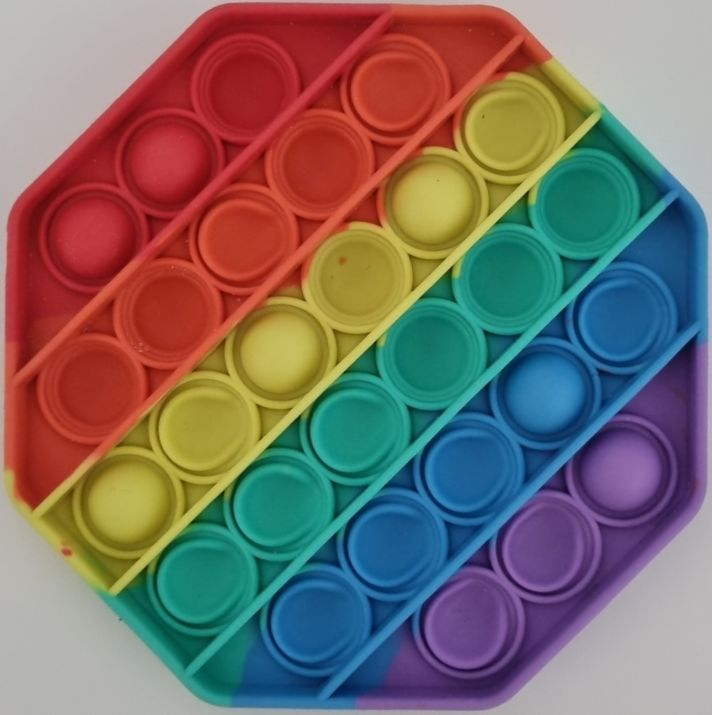
#> input picture pop_resize_027.jpg, 712 x 715 px
$ python test22.py
#> lines starting #> are read from the running program, lines starting #| are printed output that depends on the picture; after the words box and inside, x2 and y2 are one past the last pixel; in counts of white or black regions, pixels touching at a corner belong together
# -*- coding: utf-8 -*-
"""
Created on Fri Nov 26 03:18:30 2021

@author: Coding
"""

import cv2 # opencv import
import numpy as np # numpy import

data=[] # 흰색 픽셀 데이터 리스트 생성

img = cv2.imread("pop_resize_027.jpg", cv2.IMREAD_COLOR)
#> img is the input picture: shape (715, 712, 3); mean B, G, R 104.2, 109.1, 121.4
img_resized = cv2.resize(img , dsize=(800, 800), interpolation=cv2.INTER_AREA)
img_c = img_resized.copy()

#================== 이미지 선명도 증가 함수===========
def img_Contrast(img_c):
    lab = cv2.cvtColor(img_c, cv2.COLOR_BGR2LAB)
#> lab: shape (800, 800, 3); mean of channels 0, 1, 2 126.8, 137.5, 136.5
    l, a, b = cv2.split(lab)
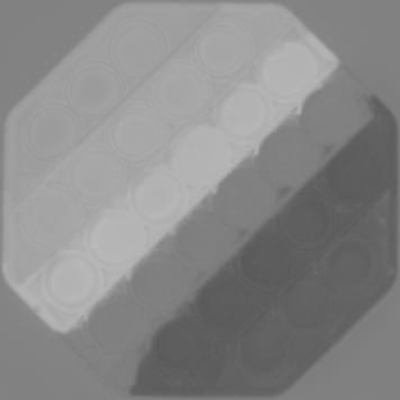
#> b: shape (800, 800) (shown at 1/2 size); min 88, max 186, mean 136.5
    clahe = cv2.createCLAHE(clipLimit=3.0, tileGridSize=(9, 9))
    cl = clahe.apply(l)
    limg = cv2.merge((cl, a, b))
#> limg: shape (800, 800, 3); mean of channels 0, 1, 2 136.4, 137.5, 136.5
    final = cv2.cvtColor(limg, cv2.COLOR_LAB2BGR)
    return final
img_c=  img_Contrast(img_c)
#=====================================================


img_gray = cv2.cvtColor(img_c, cv2.COLOR_BGR2GRAY) # 이미지 그레이스케일

img_stratched = cv2.normalize(img_gray, None, 0, 255, cv2.NORM_MINMAX) # 히스토그램 스트레칭은 NORM_MINMAX

clahe = cv2.createCLAHE(clipLimit=2.0, tileGridSize=(8,8))
img2 = clahe.apply(img_stratched)

kernel1 = cv2.getStructuringElement(cv2.MORPH_RECT, (85,85))
blackhat = cv2.morphologyEx(img2, cv2.MORPH_TOPHAT, kernel1)
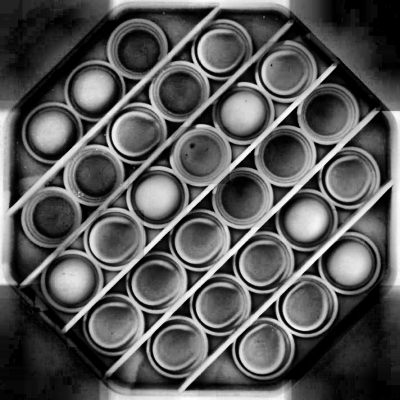
#> blackhat: shape (800, 800) (shown at 1/2 size); min 0, max 255, mean 87.3

img_binary = cv2.adaptiveThreshold(img_gray,255,cv2.ADAPTIVE_THRESH_GAUSSIAN_C,cv2.THRESH_BINARY,15,3)
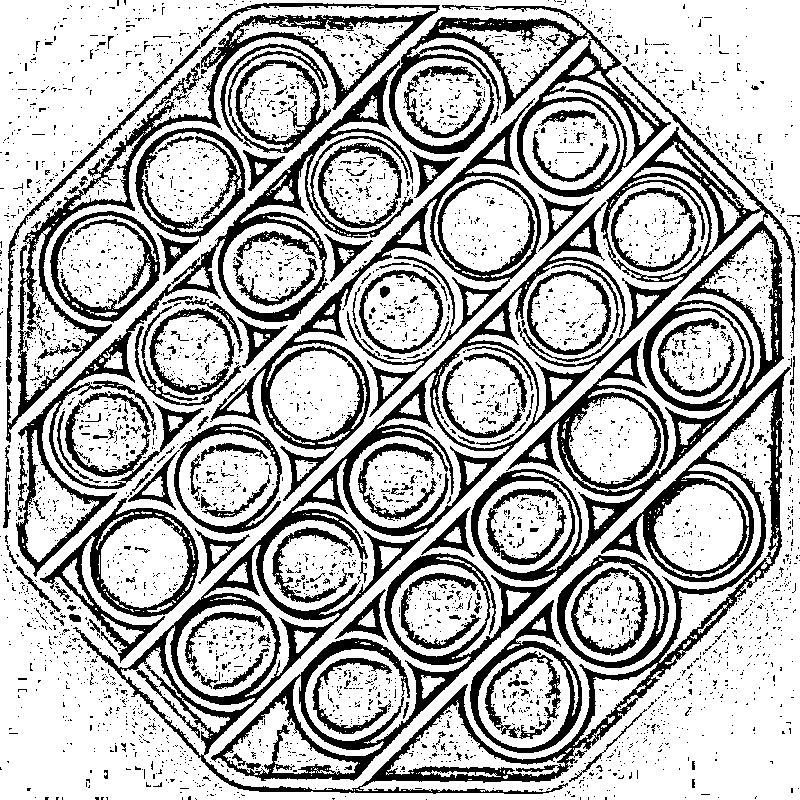
#> img_binary: shape (800, 800); 71.2% white; 3781 black regions (3580 under 20 px), largest, box (x1, y1, x2, y2) and area: (73, 66, 796, 794) 65692, (16, 60, 413, 577) 14194, (6, 3, 440, 443) 12391


#===== Mopolgy2 =============================================
# 모폴로지 연산(침식 or 팽창)
kernel_size_row = 3 # 이 값이 커질수록 침식 또는 팽창 효과가 강해집니다 (기본값 : 3)
kernel_size_col = 3 # 이 값이 커질수록 침식 또는 팽창 효과가 강해집니다 (기본값 : 3)
# 3, 5, 7등으로 값을 바꿔서 실행해보세요. cv2.erode()나 cv.dilate를 반복하여 적용하는 것도 가능합니다.
kernel = np.ones((kernel_size_row, kernel_size_col), np.uint8)

erosion_image = cv2.erode(img_binary, kernel, iterations=1)  # 침식연산이 적용된 이미지
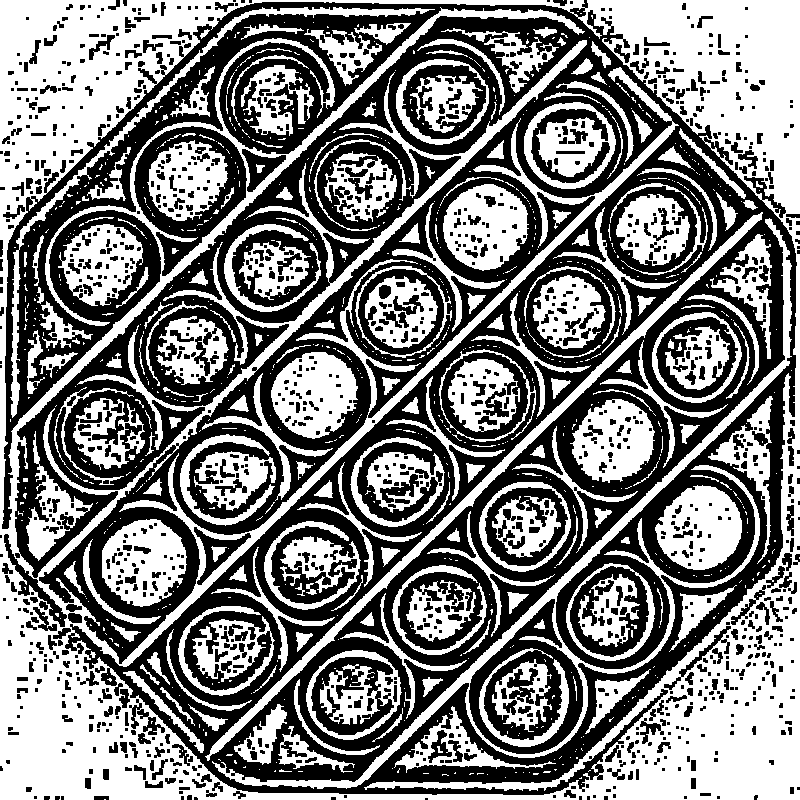
#> erosion_image: shape (800, 800); 49.3% white; 894 white regions (681 under 20 px), largest, box (x1, y1, x2, y2) and area: (0, 0, 800, 800) 142471, (212, 218, 792, 789) 10418, (205, 212, 763, 761) 6270
                                                           # iterations를 2 이상으로 설정하면 반복
dilation_image = cv2.dilate(img_binary, kernel, iterations=1)  # 팽창연산이 적용된 이미지
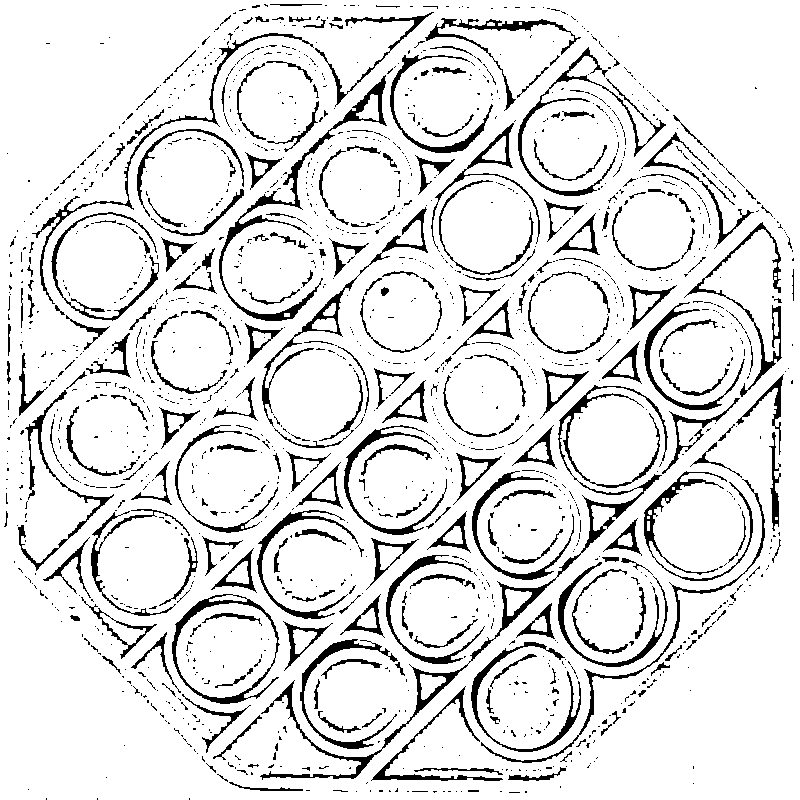
#> dilation_image: shape (800, 800); 88.7% white; 1608 black regions (1339 under 20 px), largest, box (x1, y1, x2, y2) and area: (260, 385, 668, 780) 4748, (219, 75, 387, 321) 2520, (518, 47, 666, 196) 1617
                                                             # iterations를 2 이상으로 설정하면 반복 적용됨
#==========================================================

denoise3 = cv2.medianBlur(erosion_image, 1)

try:
    circles = cv2.HoughCircles(denoise3, cv2.HOUGH_GRADIENT, 2, 90, param1 = 200, param2 =85, minRadius = 44, maxRadius = 63)
#> circles = 28 rows, first 8: [611, 611, 57.4], [697, 525, 57.4], [191, 183, 57.4], [523, 695, 59.6], [101, 437, 57.4], [311, 563, 57.4], [405, 307, 50.8], [227, 471, 61.8]
    circles = np.uint16(np.around(circles))
#> circles = 28 rows, first 8: [611, 611, 57], [697, 525, 57], [191, 183, 57], [523, 695, 60], [101, 437, 57], [311, 563, 57], [405, 307, 51], [227, 471, 62]
    for i in circles[0]:
         #x,y는 원의 중심값
        x = i[0].item()
        y = i[1].item()
        img_circle = cv2.circle(img_c, (x,y), 50, (255, 255, 255), 2)
        #cv2.rectangle(img_c,(x-25,y-25),(x+25,y+25),(0,0,0),2)
        img_crop = blackhat[y-25:y+25,x-25:x+25] # 이미지 크롭
        pix_sum = np.sum(img_crop) # 픽셀값을 모두 더하기
        pix_sum_cnt = int((pix_sum/255)) # 이미지에서 흰색 픽셀의 개수에 해당
        data.append(pix_sum_cnt) # 픽셀수를 다 더해서 data 리스트에 하나씩 담음
        if 850<=pix_sum_cnt<1500:
            cv2.putText(img_c, 'error', (x-20,y), cv2.FONT_HERSHEY_SIMPLEX, 0.5, (0,0,255), 3)
        elif 850>pix_sum_cnt:
            cv2.putText(img_c, 'normal', (x-20,y), cv2.FONT_HERSHEY_SIMPLEX, 0.5, (255,0,0), 3)
        elif 1500<pix_sum_cnt:
            cv2.putText(img_c, 'normal', (x-20,y), cv2.FONT_HERSHEY_SIMPLEX, 0.5, (255,0,0), 3)
#> this loop made 28 passes
#> (i, x, y, pix_sum, pix_sum_cnt) on passes 1 to 8: ([611, 611, 57], 611, 611, 257571, 1010), ([697, 525, 57], 697, 525, 507525, 1990), ([191, 183, 57], 191, 183, 492052, 1929), ([523, 695, 60], 523, 695, 308666, 1210), ([101, 437, 57], 101, 437, 111033, 435), ([311, 563, 57], 311, 563, 161235, 632), ([405, 307, 51], 405, 307, 187574, 735), ([227, 471, 62], 227, 471, 186873, 732)
#> pass 1, `img_crop = blackhat[y-25:y+25,x-25:x+25]`:
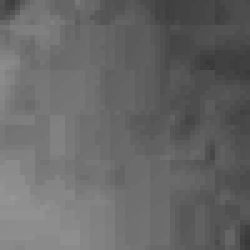
#> img_crop: shape (50, 50) (shown 5 times larger); min 56, max 151, mean 103
#> after the loop:
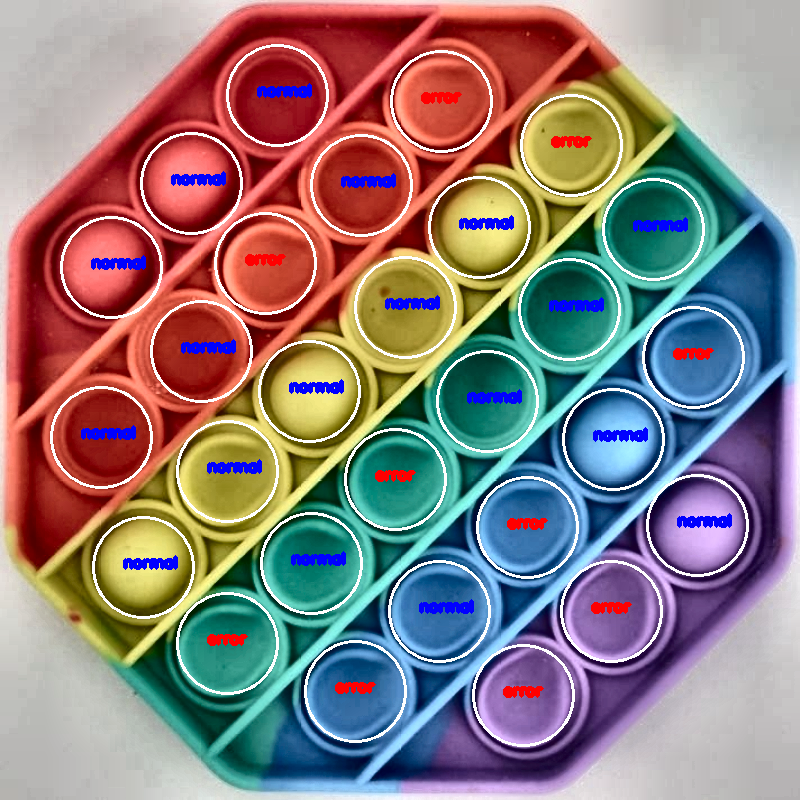
#> img_c: shape (800, 800, 3); mean B, G, R 124.2, 124.1, 139.4
#> after the loop, data = 28 values, max 2057 at index 14, min 378 at index 9, mean 1059.4
except:
    circles = 0
#=====================================================================

sor = np.sort(data)
#> sor = 28 values from 378 to 2057
print(sor) #sor 데이터 리스트 출력
#| [ 378  434  435  443  540  559  568  632  732  735  794  864  875  902
#|   923  928  991 1010 1024 1115 1210 1759 1891 1929 1957 1988 1990 2057]

#===================================최종 결과 확인====================
cv2.imshow("Result1", blackhat)
cv2.imshow("Result2", img_c)
cv2.waitKey(0)
cv2.destroyAllWindows()
#====================================================================

$ run again, with pop_resize_002.jpg copied over pop_resize_027.jpg
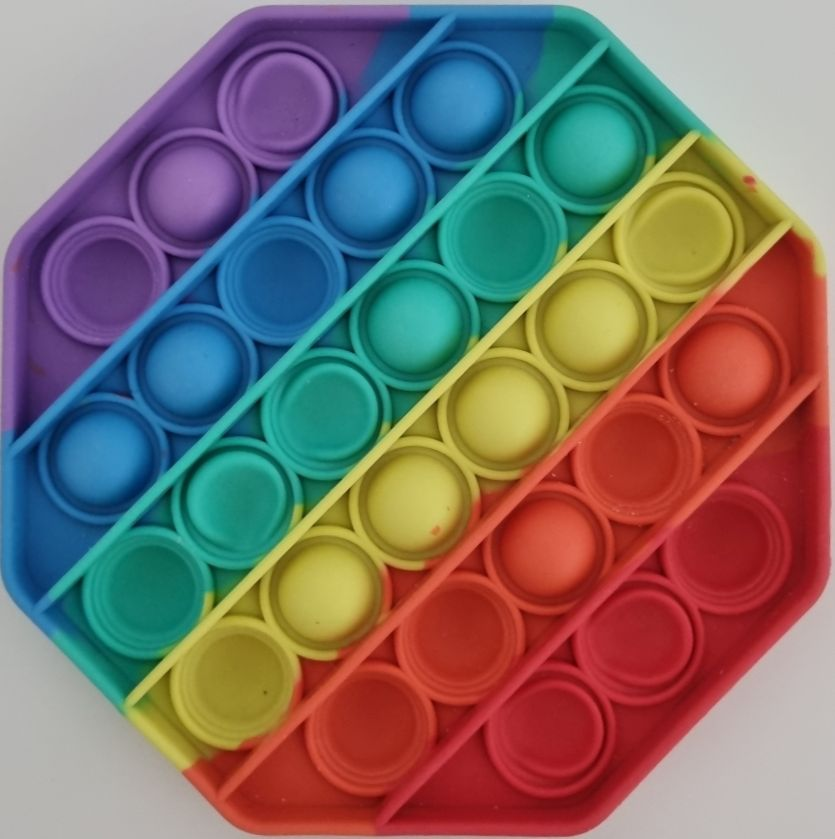
#> input picture pop_resize_002.jpg, 835 x 839 px
#> img is the input picture: shape (839, 835, 3); mean B, G, R 106.3, 111.5, 125
#> lab: shape (800, 800, 3); mean of channels 0, 1, 2 130, 138, 137.2
#> limg: shape (800, 800, 3); mean of channels 0, 1, 2 136.8, 138, 137.2
#> `img_binary = cv2.adaptiveThreshold(img_gray,255,cv2.ADAPTIVE_THRESH_GA..`:
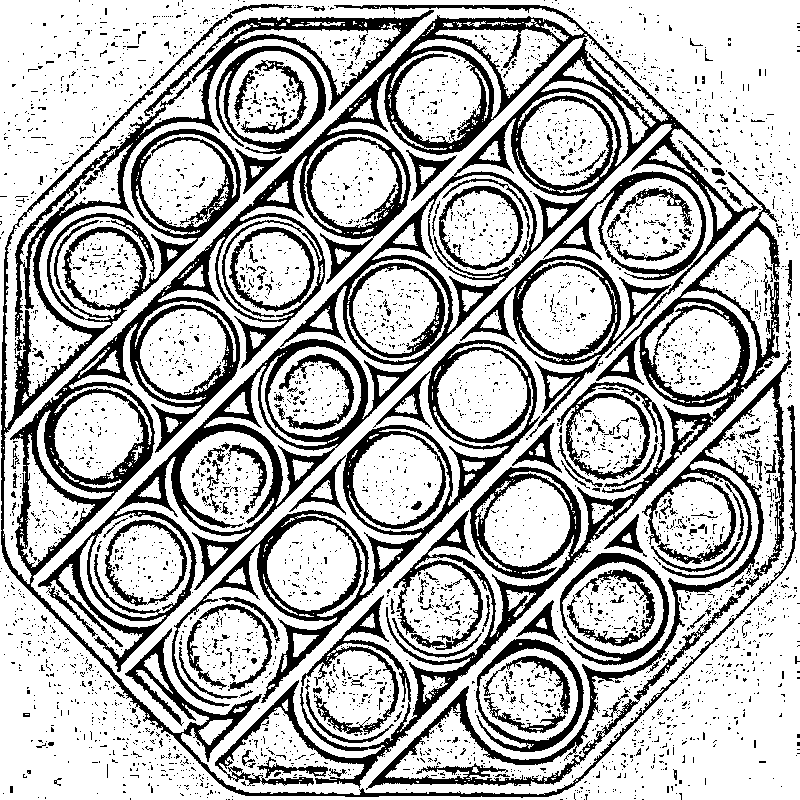
#> img_binary: shape (800, 800); 71.6% white; 3801 black regions (3624 under 20 px), largest, box (x1, y1, x2, y2) and area: (1, 4, 797, 798) 82408, (215, 172, 780, 788) 25031, (172, 340, 540, 707) 12698
#> erosion_image: shape (800, 800); 49.7% white; 986 white regions (778 under 20 px), largest, box (x1, y1, x2, y2) and area: (0, 0, 800, 800) 108175, (5, 9, 582, 583) 10285, (361, 353, 787, 788) 8964
#> dilation_image: shape (800, 800); 89.2% white; 1582 black regions (1325 under 20 px), largest, box (x1, y1, x2, y2) and area: (166, 18, 505, 295) 4868, (34, 11, 432, 344) 3211, (19, 388, 152, 574) 2170
#> `circles = cv2.HoughCircles(denoise3, cv2.HOUGH_GRADIENT, 2, 90, param1..`: circles = 28 rows, first 8: [271, 101, 57.4], [573, 311, 61.8], [99, 267, 59.6], [437, 97, 57.4], [649, 225, 61.8], [229, 477, 59.6], [611, 603, 61.8], [357, 691, 52.8]
#> `circles = np.uint16(np.around(circles))`: circles = 28 rows, first 8: [271, 101, 57], [573, 311, 62], [99, 267, 60], [437, 97, 57], [649, 225, 62], [229, 477, 60], [611, 603, 62], [357, 691, 53]
#> the loop `for i in circles[0]:` made 28 passes
#> (i, x, y, pix_sum, pix_sum_cnt) on passes 1 to 8: ([271, 101, 57], 271, 101, 302538, 1186), ([573, 311, 62], 573, 311, 484522, 1900), ([99, 267, 60], 99, 267, 186080, 729), ([437, 97, 57], 437, 97, 513880, 2015), ([649, 225, 62], 649, 225, 170717, 669), ([229, 477, 60], 229, 477, 198005, 776), ([611, 603, 62], 611, 603, 236805, 928), ([357, 691, 53], 357, 691, 113873, 446)
#> after the loop `for i in circles[0]:`:
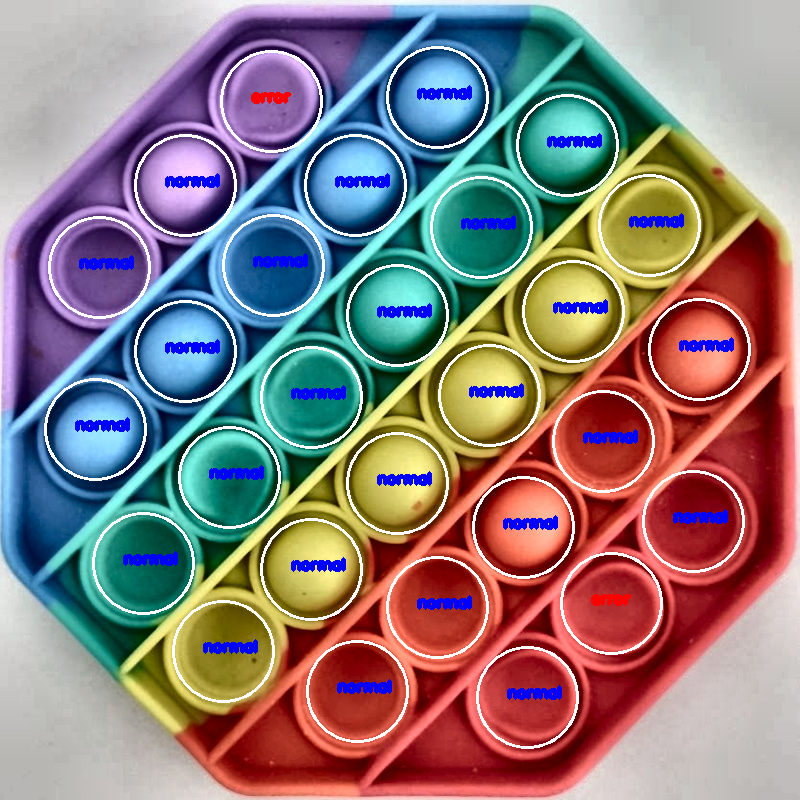
#> img_c: shape (800, 800, 3); mean B, G, R 124.8, 123.5, 138.7
#> after the loop `for i in circles[0]:`: data = 28 values, max 2168 at index 8, min 388 at index 17, mean 1248.4
#> sor = 28 values from 388 to 2168
#| [ 388  413  426  446  452  537  583  635  669  729  776  783  811  928
#|  1186 1781 1810 1811 1814 1832 1894 1900 1967 2015 2020 2088 2093 2168]
